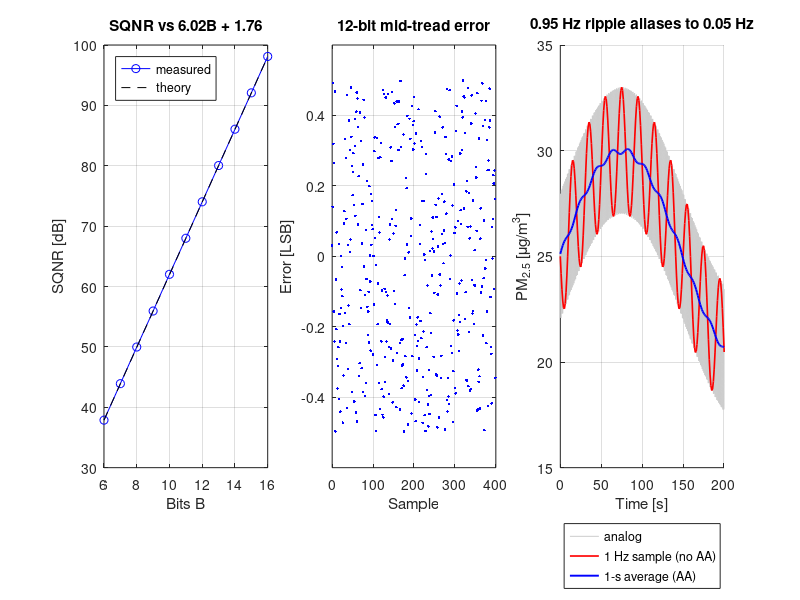

Write MATLAB code to recreate this figure.
function r = s4_2_adc(doPlot, outDir)
% S4-2  ADC sampling, aliasing and mid-tread quantization.
%   (a) 12-bit, 3.3 V mid-tread quantizer: LSB in physical units for PM2.5 / CO2
%   (b) SQNR sweep B = 6..16 vs the 6.02*B + 1.76 dB rule
%   (c) aliasing of a 0.95 Hz sensor-fan ripple sampled at 1 Hz -> 0.05 Hz,
%       and its suppression by 10x oversampling + 1-s block averaging.
if nargin < 1, doPlot = true; end
if nargin < 2, outDir = pwd; end

Vref = 3.3;  B = 12;
D    = Vref / 2^B;                                   % LSB [V]
r.lsb_V    = D;
r.lsb_pm25 = D / 0.0033;                             % ug/m3 per LSB (S4-1 gain)
r.lsb_co2  = D / (1.6/2000);                         % ppm per LSB

% (b) SQNR sweep with a near-full-scale, non-commensurate sine
Ns = 2^15;  n = (0:Ns-1)';
Bs = 6:16;  sq = zeros(size(Bs));
for k = 1:numel(Bs)
    Dk = Vref / 2^Bs(k);
    x  = Vref/2 + (Vref/2 - Dk)*sin(2*pi*0.1234567*n);
    e  = quantize(x, Dk, Bs(k)) - x;
    sq(k) = 10*log10(var(x) / var(e));
end
r.B = Bs;  r.sqnr = sq;  r.sqnr_theory = 6.02*Bs + 1.76;
r.sqnr_maxdev = max(abs(sq - r.sqnr_theory));

% quantization error statistics at 12 bit on a real-like CO2 voltage
xc = 0.4 + 0.8*(0.5 + 0.4*sin(2*pi*n/5000) + 0.05*sin(2*pi*n/37));
ec = quantize(xc, D, B) - xc;
r.err_max  = max(abs(ec));                           % should be <= D/2
r.err_std  = std(ec);                                % theory D/sqrt(12)

% (c) aliasing
Fa   = 10;  Fs = 1;  T = 600;                        % analog sim 10 Hz, ADC 1 Hz
ta   = (0:1/Fa:T-1/Fa)';
fRip = 0.95;
pm   = 25 + 5*sin(2*pi*ta/300);                      % slow PM variation
xa   = pm + 3*sin(2*pi*fRip*ta);                     % + fan ripple [ug/m3]
dec  = Fa/Fs;
xs_naive = xa(1:dec:end);                            % sample-and-hold, no AA
xs_avg   = mean(reshape(xa, dec, []), 1)';           % 1-s block average (boxcar AA)
ts       = ta(1:dec:end);
pmS      = 25 + 5*sin(2*pi*ts/300);
pmA      = mean(reshape(pm, dec, []), 1)';

r.f_alias_theory = abs(fRip - Fs*round(fRip/Fs));
[r.f_alias_meas, r.amp_naive] = peakTone(xs_naive - pmS, Fs);
[~,              r.amp_avg]   = peakTone(xs_avg  - pmA, Fs);
r.aa_atten_dB = 20*log10(r.amp_avg / r.amp_naive);
r.aa_atten_theory_dB = 20*log10(abs(sin(pi*fRip*dec/Fa) / (dec*sin(pi*fRip/Fa))));

fprintf('\n--- S4-2 ADC sampling, aliasing, quantization ---\n');
fprintf('12-bit LSB = %.3f mV = %.3f ug/m3 (PM2.5) = %.3f ppm (CO2)\n', 1e3*D, r.lsb_pm25, r.lsb_co2);
fprintf('Quant. error: max %.3f LSB (<=0.5), std %.4f LSB (theory %.4f)\n', r.err_max/D, r.err_std/D, 1/sqrt(12));
fprintf('SQNR max deviation from 6.02B+1.76 over B=6..16: %.2f dB\n', r.sqnr_maxdev);
fprintf('Alias of %.2f Hz at Fs=%g Hz: theory %.3f Hz, measured %.3f Hz\n', fRip, Fs, r.f_alias_theory, r.f_alias_meas);
fprintf('Boxcar anti-alias attenuation: %.1f dB (theory %.1f dB)\n', r.aa_atten_dB, r.aa_atten_theory_dB);

if doPlot
    fig = figure('Name','S4-2 ADC','Position',[100 100 1200 420]);
    subplot(1,3,1);
    plot(Bs, sq, 'bo-', Bs, r.sqnr_theory, 'k--'); grid on;
    xlabel('Bits B'); ylabel('SQNR [dB]'); title('SQNR vs 6.02B + 1.76');
    legend('measured','theory','Location','northwest');
    subplot(1,3,2);
    idx = 1:400;
    plot(n(idx), ec(idx)/D, 'b.'); grid on; ylim([-0.6 0.6]);
    xlabel('Sample'); ylabel('Error [LSB]'); title('12-bit mid-tread error');
    subplot(1,3,3); hold on; grid on;
    plot(ta, xa, 'Color',[0.8 0.8 0.8]);
    plot(ts, xs_naive, 'r', 'LineWidth',1.2);
    plot(ts, xs_avg, 'b', 'LineWidth',1.4);
    xlim([0 200]); xlabel('Time [s]'); ylabel('PM_{2.5} [\mug/m^3]');
    title(sprintf('0.95 Hz ripple aliases to %.2f Hz', r.f_alias_meas));
    legend('analog','1 Hz sample (no AA)','1-s average (AA)','Location','southoutside');
    print(fig, fullfile(outDir,'S4_2_adc.png'), '-dpng', '-r150');
end
end

function q = quantize(x, D, B)
% Mid-tread uniform quantizer (zero is a reconstruction level), unipolar ADC.
q = D * min(max(round(x/D), 0), 2^B - 1);
end

function [f, amp] = peakTone(x, Fs)
N = numel(x);  X = abs(fft(x - mean(x)))/N;  X = 2*X(1:floor(N/2)+1);
[amp, i] = max(X(2:end));  f = i*Fs/N;
end
